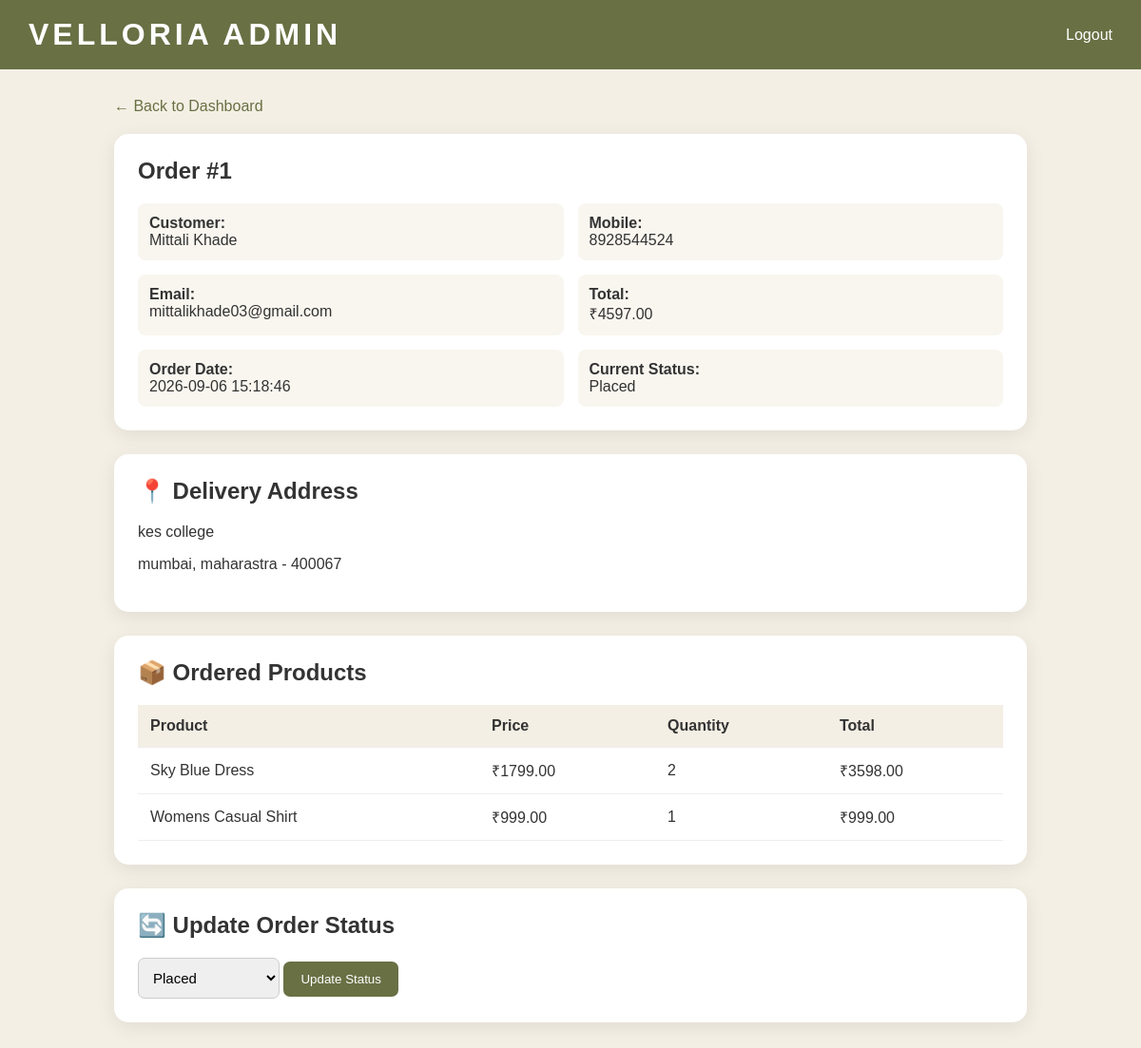
/admin/order/1 (signed in), run on an earlier commit of the app's database.
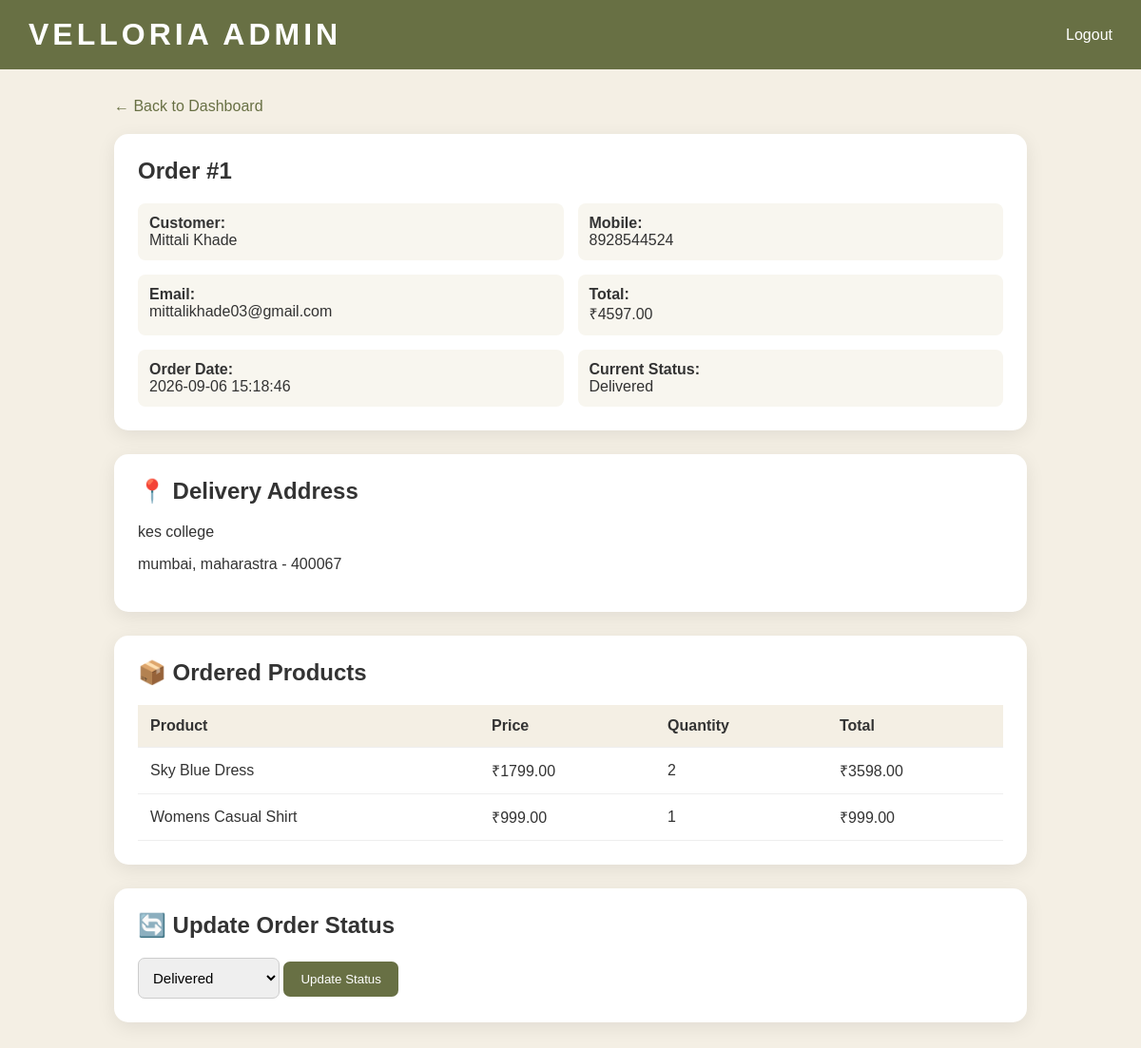
And on a later commit of the database.
### tables this page shows
CREATE TABLE orders (
            id INTEGER PRIMARY KEY AUTOINCREMENT,
            customer_id INTEGER NOT NULL,
            total_amount REAL NOT NULL,
            status TEXT NOT NULL DEFAULT 'Placed',
            created_at TEXT NOT NULL, customer_order_no INTEGER,
            FOREIGN KEY(customer_id) REFERENCES customers(id)
        );

### app.py (the view)
@app.route("/admin/order/<int:order_id>")
def admin_order_details(order_id):
    if not admin_logged_in():
        return redirect(
            url_for("admin_login")
        )
    conn = get_db()
    order = conn.execute("""
        SELECT
            o.*,
            c.first_name,
            c.last_name,
            c.mobile,
            c.email
        FROM orders o
        JOIN customers c
            ON o.customer_id = c.id
        WHERE o.id = ?
    """, (order_id,)).fetchone()
    if not order:
        conn.close()
        return "Order not found", 404
    items = conn.execute("""
        SELECT *
        FROM order_items
        WHERE order_id = ?
        ORDER BY id
    """, (order_id,)).fetchall()
    address = conn.execute("""
        SELECT *
        FROM addresses
        WHERE customer_id = ?
        ORDER BY id DESC
        LIMIT 1
    """, (order["customer_id"],)).fetchone()
    conn.close()
    return render_template(
        "admin_order_details.html",
        order=order,
        items=items,
        address=address
    )

### app.py (called while the page is built)
def get_db():
    conn = sqlite3.connect(DB_NAME)
    conn.row_factory = sqlite3.Row
    return conn

def admin_logged_in():
    return session.get("admin_logged_in") is True

### templates/admin_order_details.html (shortened to what this page needs)
<!DOCTYPE html>
<html lang="en">
<head>
</head>
<body>
<div class="navbar">
    <h1>VELLORIA ADMIN</h1>
    <a href="/admin/logout">
        Logout
    </a>
</div>
<div class="container">
    <a
        class="back"
        href="/admin/dashboard">
        ← Back to Dashboard
    </a>
    <div class="box">
        <h2>
            Order #{{ order["id"] }}
        </h2>
        <div class="info">
            <div>
                <strong>Customer:</strong><br>
                {{ order["first_name"] }}
                {{ order["last_name"] }}
            </div>
            <div>
                <strong>Mobile:</strong><br>
                {{ order["mobile"] }}
            </div>
            <div>
                <strong>Email:</strong><br>
                {{ order["email"] or "Not provided" }}
            </div>
            <div>
                <strong>Total:</strong><br>
                ₹{{ "%.2f"|format(order["total_amount"]) }}
            </div>
            <div>
                <strong>Order Date:</strong><br>
                {{ order["created_at"] }}
            </div>
            <div>
                <strong>Current Status:</strong><br>
                {{ order["status"] }}
            </div>
        </div>
    </div>
    {% if address %}
    <div class="box">
        <h2>📍 Delivery Address</h2>
        <p>
            {{ address["address_line"] }}
        </p>
        <p>
            {{ address["city"] }},
            {{ address["state"] }}
            - {{ address["pincode"] }}
        </p>
    </div>
    {% endif %}
    <div class="box">
        <h2>📦 Ordered Products</h2>
        <table>
            <thead>
                <tr>
                    <th>Product</th>
                    <th>Price</th>
                    <th>Quantity</th>
                    <th>Total</th>
                </tr>
            </thead>
            <tbody>
            {% for item in items %}
                <tr>
                    <td>
                        {{ item["product_name"] }}
                    </td>
                    <td>
                        ₹{{ "%.2f"|format(item["price"]) }}
                    </td>
                    <td>
                        {{ item["quantity"] }}
                    </td>
                    <td>
                        ₹{{ "%.2f"|format(
                            item["price"] * item["quantity"]
                        ) }}
                    </td>
                </tr>
            {% endfor %}
            </tbody>
        </table>
    </div>
    <div class="box">
        <h2>🔄 Update Order Status</h2>
        <form
            method="POST"
            action="/admin/order/{{ order['id'] }}/status">
            <select name="status" required>
                <option
                    value="Placed"
                    {% if order["status"] == "Placed" %}
                        selected
                    {% endif %}>
                    Placed
                </option>
                <option
                    value="Delivered"
                    {% if order["status"] == "Delivered" %}
                        selected
                    {% endif %}>
                    Delivered
                </option>
            </select>
            <button type="submit">
                Update Status
            </button>
        </form>
    </div>
</div>
</body>
</html>

What changed in the data, as far as the page shows it:
changed orders id 1: status "Placed" → "Delivered"
